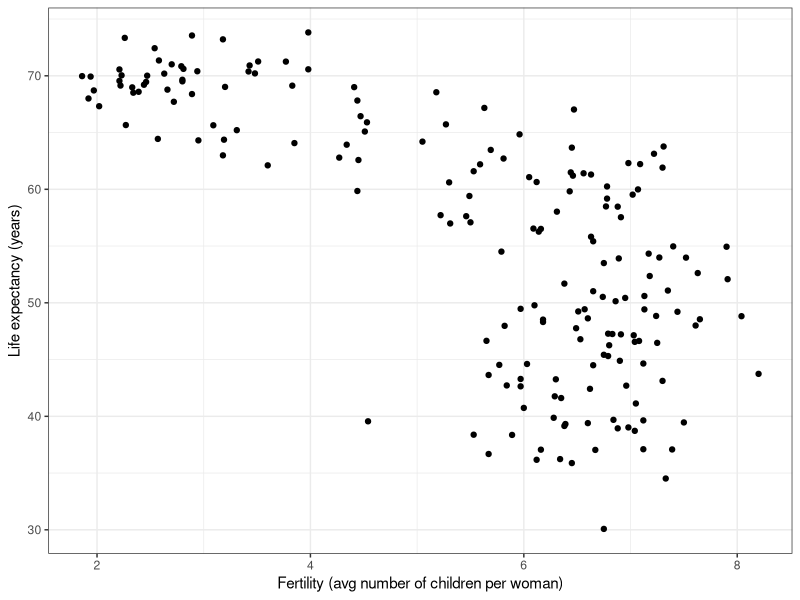
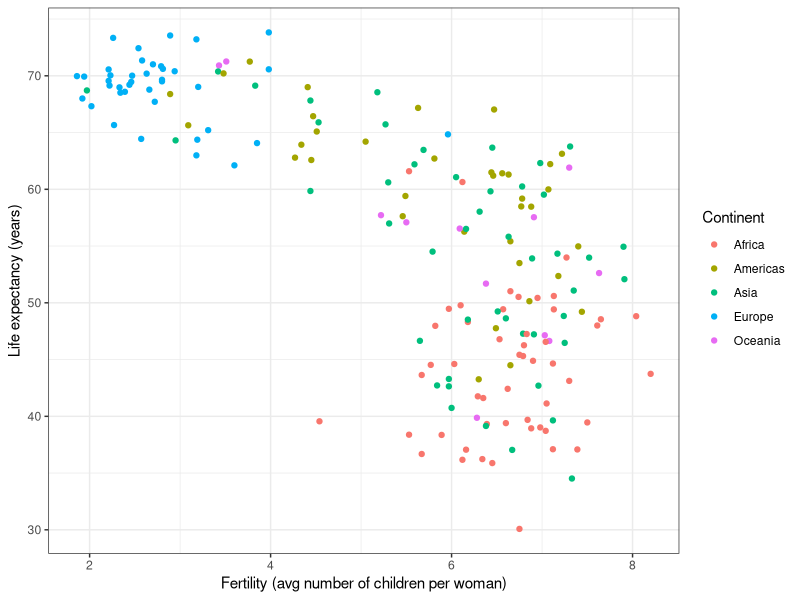
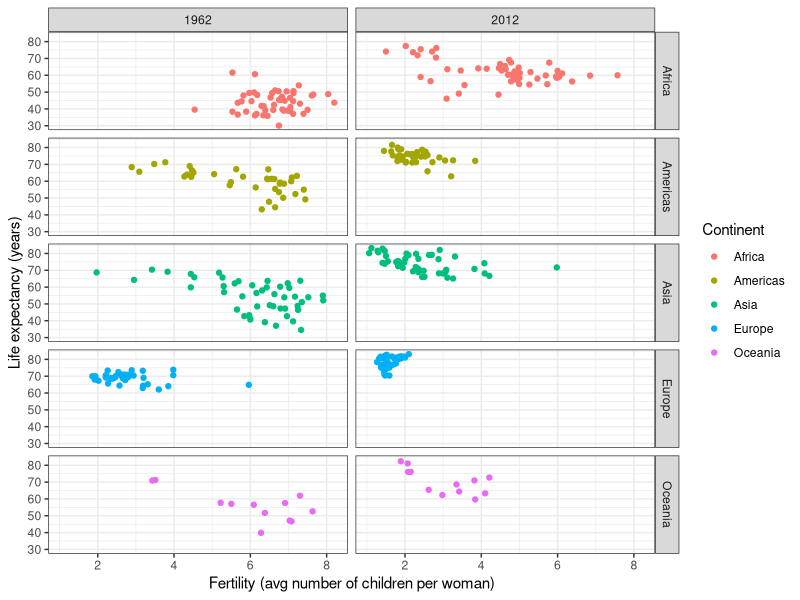
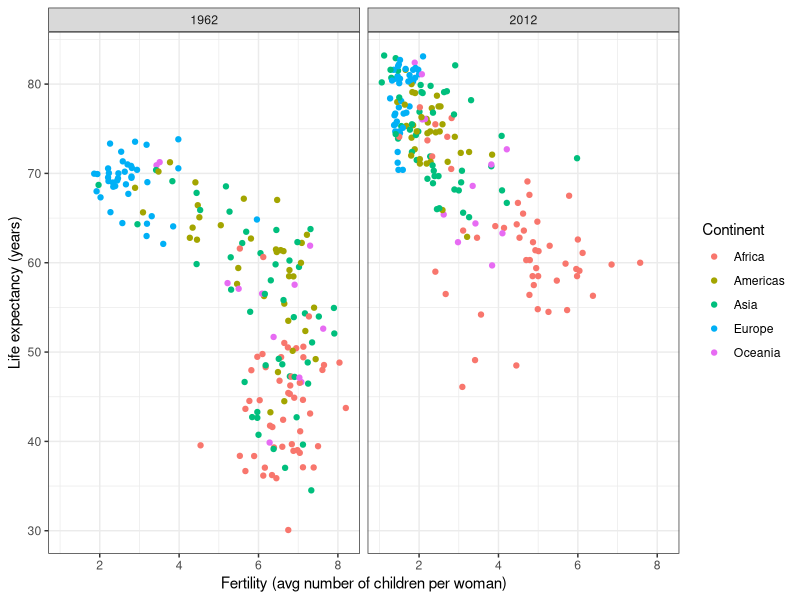
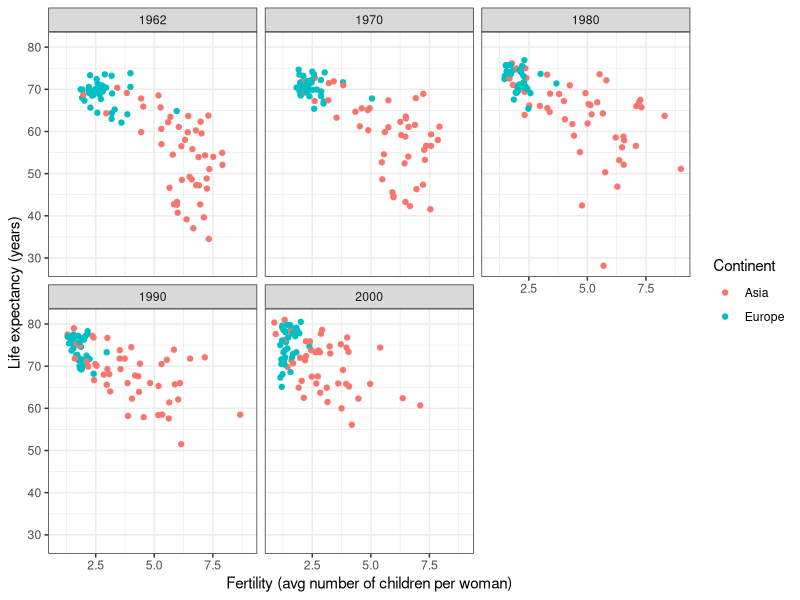
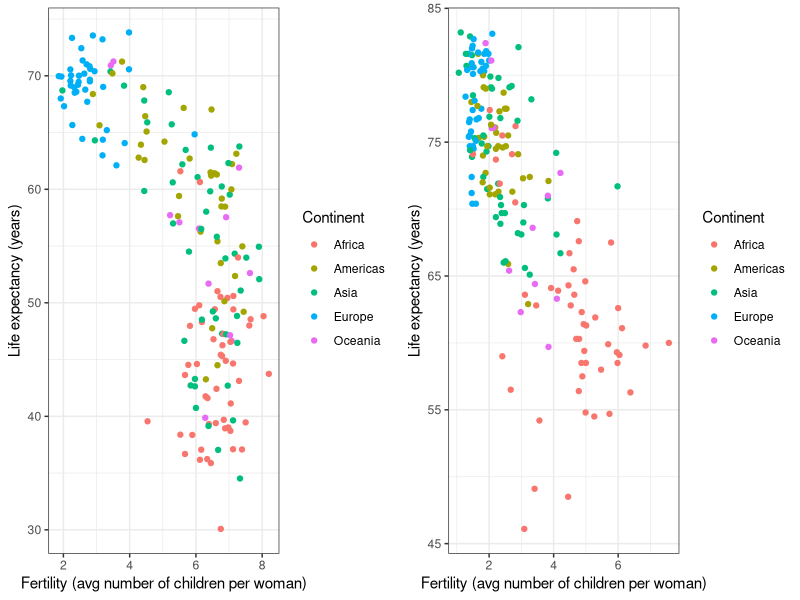
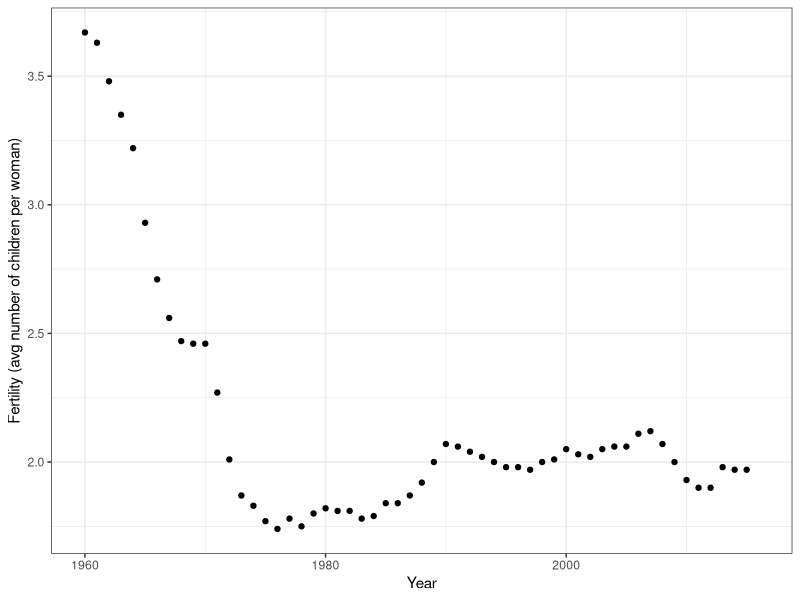
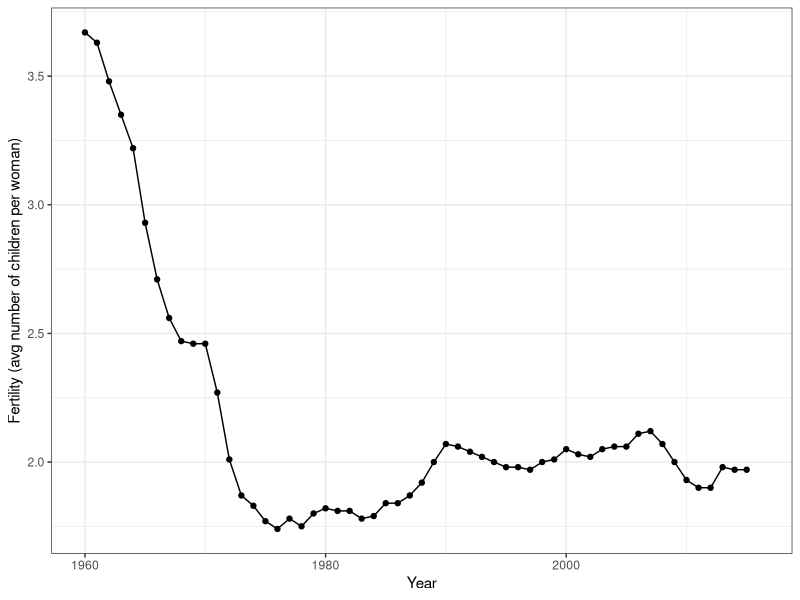

Here is the R script that generated these plots, in order:
## ---- chunk 1
knitr::opts_chunk$set(echo = TRUE)
## ---- chunk 2
library(dslabs)
data(gapminder)
head(gapminder)
## ---- chunk 3
library(tidyverse)
gapminder %>% filter(year == 2015 & country %in% c("Sri Lanka","Turkey")) %>% 
              select(country, infant_mortality)
## ---- chunk 4
comp_table <- tibble(comparison = rep(1:5, each = 2),
              country = c("Sri Lanka", "Turkey", "Poland", "South Korea", "Malaysia", "Russia", "Pakistan","Vietnam","Thailand","South Africa"))

tmp <- gapminder %>% filter(year == 2015) %>% 
                     select(country, infant_mortality) %>% 
                     mutate(country = as.character(country)) ##to match characters to characters
  
tab <- inner_join(comp_table, tmp, by = "country") %>% select(-comparison)
  
bind_cols(slice(tab,seq(1,9,2)), slice(tab,seq(2,10,2))) %>% knitr::kable(col.names = c('Country_1', 'Infant_Mortality_1', 'Country_2', 'Infant_Mortality_2'))
## ---- chunk 5
ds_theme_set()

gapminder %>% filter(year == 1962) %>%
  ggplot(aes(fertility, life_expectancy)) +
  geom_point() +
  ylab("Life expectancy (years)") + 
  xlab("Fertility (avg number of children per woman)")
## ---- chunk 6
filter(gapminder, year == 1962) %>%
  ggplot(aes(fertility, life_expectancy, color = continent)) +
  geom_point() +
  xlab("Fertility (avg number of children per woman)") +
  ylab("Life expectancy (years)") + 
  scale_color_discrete(name = "Continent")
## ---- chunk 7
gapminder %>% filter(year %in% c(1962, 2012)) %>%
  ggplot(aes(fertility, life_expectancy, color = continent)) +
  geom_point() +
  facet_grid(continent~year) +
  xlab("Fertility (avg number of children per woman)") +
  ylab("Life expectancy (years)") + 
  scale_color_discrete(name = "Continent")
## ---- chunk 8
filter(gapminder, year %in% c(1962, 2012)) %>%
  ggplot(aes(fertility, life_expectancy, color = continent)) +
  geom_point() +
  facet_grid(. ~ year) +
  xlab("Fertility (avg number of children per woman)") +
  ylab("Life expectancy (years)") + 
  scale_color_discrete(name = "Continent")
## ---- chunk 9
years <- c(1962, 1970, 1980, 1990, 2000)
continents <- c("Europe", "Asia")
gapminder %>% 
  filter(year %in% years & continent %in% continents) %>%
  ggplot(aes(fertility, life_expectancy, color = continent)) +
  geom_point() +
  facet_wrap(. ~ year)  +
  xlab("Fertility (avg number of children per woman)") +
  ylab("Life expectancy (years)") + 
  scale_color_discrete(name = "Continent")
## ---- chunk 10
library(gridExtra)
p1 <- filter(gapminder, year == 1962) %>%
  ggplot(aes(fertility, life_expectancy, col = continent)) +
  geom_point()  +
  xlab("Fertility (avg number of children per woman)") +
  ylab("Life expectancy (years)") + 
  scale_color_discrete(name = "Continent")

p2 <- filter(gapminder, year == 2012) %>%
  ggplot(aes(fertility, life_expectancy, col = continent)) +
  geom_point()  +
  xlab("Fertility (avg number of children per woman)") +
  ylab("Life expectancy (years)") + 
  scale_color_discrete(name = "Continent")

grid.arrange(p1, p2, ncol = 2)
## ---- chunk 11
gapminder %>% filter(country == "United States") %>% 
  ggplot(aes(year, fertility)) +
  geom_point() +
  xlab("Year") +
  ylab("Fertility (avg number of children per woman)")
## ---- chunk 12
gapminder %>% filter(country == "United States") %>% 
  ggplot(aes(year, fertility)) +
  geom_line() +
  geom_point() +
  xlab("Year") +
  ylab("Fertility (avg number of children per woman)")
## ---- chunk 13
countries <- c("South Korea", "Germany")
gapminder %>% filter(country %in% countries) %>% 
  ggplot(aes(year,fertility)) +
  geom_line() +
  xlab("Year") +
  ylab("Fertility (avg number of children per woman)")
## ---- chunk 14
countries <- c("South Korea", "Germany")
gapminder %>% filter(country %in% countries) %>% 
  ggplot(aes(year, fertility, group = country)) +
  geom_line() +
  xlab("Year") +
  ylab("Fertility (avg number of children per woman)")
## ---- chunk 15
countries <- c("South Korea", "Germany")
gapminder %>% filter(country %in% countries) %>% 
  ggplot(aes(year, fertility, color = country)) +
  geom_line() +
  xlab("Year") +
  ylab("Fertility (avg number of children per woman)") + 
  scale_color_discrete(name = "Country")
## ---- chunk 16
labels <- data.frame(country = countries, x = c(1975, 1965), y = c(5, 2.75))

gapminder %>% filter(country %in% countries) %>% 
  ggplot(aes(year, fertility, color = country)) +
  geom_line() +
  geom_text(data = labels, aes(x, y, label = country), size = 5) +
  theme(legend.position = "none") +
  xlab("Year") +
  ylab("Fertility (avg number of children per woman)")
## ---- chunk 17
gapminder <- gapminder %>% 
  mutate(dollars_per_day = gdp/population/365)
## ---- chunk 18
past_year <- 1970
gapminder %>% 
  filter(year == past_year & !is.na(gdp)) %>%
  ggplot(aes(dollars_per_day)) + 
  geom_histogram(binwidth = 1, color = "black", fill = "blue") +
  xlab("Dollars per day") +
  ylab("Number of countries")
## ---- chunk 19
gapminder %>% 
  filter(year == past_year & !is.na(gdp)) %>%
  ggplot(aes(log2(dollars_per_day))) + 
  geom_histogram(binwidth = 1, color = "black") +
  xlab("Dollars per day (log2 scale)") +
  ylab("Number of countries")
## ---- chunk 20
gapminder %>% filter(year == past_year) %>%
  ggplot(aes(log10(population))) +
  geom_histogram(binwidth = 0.5, color = "black") +
  xlab("Population (log10 scale)") +
  ylab("Number of countries")
## ---- chunk 21
gapminder %>% 
  filter(year == past_year & !is.na(gdp)) %>%
  ggplot(aes(dollars_per_day)) + 
  geom_histogram(binwidth = 1, color = "black") +
  scale_x_continuous(trans = "log2") +
  xlab("Dollars per day") +
  ylab("Number of countries")
## ---- chunk 22
levels(gapminder$region)
length(levels(gapminder$region))
## ---- chunk 23
p <- gapminder %>% 
  filter(year == past_year & !is.na(gdp)) %>%
  ggplot(aes(region, dollars_per_day))  +
  xlab("Region") +
  ylab("Dollars per day")
p + geom_boxplot() 
## ---- chunk 24
p + geom_boxplot() +
  theme(axis.text.x = element_text(angle = 90, hjust = 1))  +
  xlab("") +
  ylab("Dollars per day")
## ---- chunk 25
fac <- factor(c("Asia", "Asia", "West", "West", "West"))
levels(fac)

value <- c(10, 11, 12, 6, 4)
fac <- reorder(fac, value, FUN = mean)
levels(fac)
## ---- chunk 26
p <- gapminder %>% 
  filter(year == past_year & !is.na(gdp)) %>%
  mutate(region = reorder(region, dollars_per_day, FUN = median)) %>%
  ggplot(aes(region, dollars_per_day, fill = continent)) +
  geom_boxplot() +
  theme(axis.text.x = element_text(angle = 90, hjust = 1)) +
  xlab("") +
  ylab("Dollars per day") +
  labs(fill = "Continent")
p
## ---- chunk 27
p + scale_y_continuous(trans = "log2")
## ---- chunk 28
p + scale_y_continuous(trans = "log2") + 
  geom_point() +
  xlab("") +
  ylab("Dollars per day") +
  labs(fill = "Continent")
## ---- chunk 29
west <- c("Western Europe","Northern Europe","Southern Europe",
          "Northern America","Australia and New Zealand")
## ---- chunk 30
gapminder %>% 
  filter(year == past_year & !is.na(gdp)) %>%
  mutate(group = ifelse(region %in% west, "West", "Developing")) %>%
  ggplot(aes(dollars_per_day)) +
  geom_histogram(binwidth = 1, color = "black") +
  scale_x_continuous(trans = "log2") + 
  facet_grid(. ~ group)  +
  xlab("Number of countries") +
  ylab("Dollars per day")
## ---- chunk 31
past_year <- 1970
present_year <- 2010
gapminder %>% 
  filter(year %in% c(past_year, present_year) & !is.na(gdp)) %>%
  mutate(group = ifelse(region %in% west, "West", "Developing")) %>%
  ggplot(aes(dollars_per_day)) +
  geom_histogram(binwidth = 1, color = "black") +
  scale_x_continuous(trans = "log2") + 
  facet_grid(year ~ group)  +
  xlab("Number of countries") +
  ylab("Dollars per day")
## ---- chunk 32
country_list_1 <- gapminder %>% 
  filter(year == past_year & !is.na(dollars_per_day)) %>% .$country

country_list_2 <- gapminder %>% 
  filter(year == present_year & !is.na(dollars_per_day)) %>% .$country
      
country_list <- intersect(country_list_1, country_list_2)
## ---- chunk 33
gapminder %>% 
  filter(year %in% c(past_year, present_year) & country %in% country_list) %>%
  mutate(group = ifelse(region %in% west, "West", "Developing")) %>%
  ggplot(aes(dollars_per_day)) +
  geom_histogram(binwidth = 1, color = "black") +
  scale_x_continuous(trans = "log2") + 
  facet_grid(year ~ group)  +
  xlab("Number of countries") +
  ylab("Dollars per day")
## ---- chunk 34
p <- gapminder %>% 
  filter(year %in% c(past_year, present_year) & country %in% country_list) %>%
  mutate(region = reorder(region, dollars_per_day, FUN = median)) %>%
  ggplot() +
  theme(axis.text.x = element_text(angle = 90, hjust = 1)) +
  xlab("") +
  ylab("Dollars per day") +
  scale_y_continuous(trans = "log2") +
  labs(fill = "Continent")
## ---- chunk 35
p + geom_boxplot(aes(region, dollars_per_day, fill = continent)) +
  facet_grid(year~.)
## ---- chunk 36
p + geom_boxplot(aes(region, dollars_per_day, fill = factor(year))) +
    labs(fill = "Year")
## ---- chunk 37
gapminder %>% 
  filter(year %in% c(past_year, present_year) & country %in% country_list) %>%
  mutate(year = ifelse(year == past_year, "past", "present")) %>%
  select(country, region, continent, year, dollars_per_day) %>%
  head()
## ---- chunk 38
gapminder %>% 
  filter(year %in% c(past_year, present_year) & country %in% country_list) %>%
  mutate(year = ifelse(year == past_year, "past", "present")) %>%
  select(country, region, continent, year, dollars_per_day) %>%
  spread(year, dollars_per_day) %>%
  head()
## ---- chunk 39
gapminder %>% 
  filter(year %in% c(past_year, present_year) & country %in% country_list) %>%
  mutate(year = ifelse(year == past_year, "past", "present")) %>%
  select(country, region, continent, year, dollars_per_day) %>%
  spread(year, dollars_per_day)  %>%
  mutate(difference = present/past) %>%
  mutate(region = reorder(region, difference, FUN = median)) %>%
  ggplot(aes(region,  difference, fill = factor(continent))) +
  geom_boxplot() + 
  geom_point(show.legend = FALSE) +
  theme(axis.text.x = element_text(angle = 90, hjust = 1)) +
  xlab("") + ylab("Fold Increase Between 1970 and 2010") +
  labs(fill = "Continent") +
  scale_y_continuous(trans = "log2")  
## ---- chunk 40
ylab(paste("Fold Increase Between", past_year, "and", present_year))
## ---- chunk 41
gapminder %>% 
  filter(year %in% c(past_year, present_year) & country %in% country_list) %>%
  ggplot(aes(dollars_per_day)) +
  geom_density(fill = "grey") + 
  scale_x_continuous(trans = "log2") + 
  xlab("Dollars per day") +
  facet_grid(year~.)
## ---- chunk 42
gapminder %>% 
  filter(year == past_year & country %in% country_list) %>%
  mutate(group = ifelse(region %in% west, "West", "Developing")) %>% group_by(group) %>% 
  summarize(n=n()) %>% knitr::kable()
## ---- chunk 43
gapminder %>% 
  filter(year %in% c(past_year, present_year) & country %in% country_list) %>%
  mutate(group = ifelse(region %in% west, "West", "Developing")) %>%
  ggplot(aes(dollars_per_day, fill = group)) +
  scale_x_continuous(trans = "log2") +
  geom_density(alpha = 0.2) + 
  facet_grid(year ~ .) +
  xlab("Dollars per day") +
  labs(fill = "Group")
## ---- chunk 44
p <- gapminder %>% 
  filter(year %in% c(past_year, present_year) & country %in% country_list) %>%
  mutate(group = ifelse(region %in% west, "West", "Developing")) %>%
  ggplot(aes(dollars_per_day, y = ..count.., fill = group)) +
  scale_x_continuous(trans = "log2") +
  xlab("Dollars per day") +
  labs(fill = "Group")

p + geom_density(alpha = 0.2) + facet_grid(year ~ .)
## ---- chunk 45
p + geom_density(alpha = 0.2, bw = 0.75) + facet_grid(year ~ .)
## ---- chunk 46
gapminder <- gapminder %>% 
  mutate(group = case_when(
    region %in% west ~ "West",
    region %in% c("Eastern Asia", "South-Eastern Asia") ~ "East Asia",
    region %in% c("Caribbean", "Central America", "South America") ~ "Latin America",
    continent == "Africa" & region != "Northern Africa" ~ "Sub-Saharan Africa",
    TRUE ~ "Others"))
## ---- chunk 47
gapminder <- gapminder %>% 
  mutate(group = factor(group, levels = c("Others", "Latin America", "East Asia","Sub-Saharan Africa", "West")))
## ---- chunk 48
p <- gapminder %>% 
    filter(year %in% c(past_year, present_year) & country %in% country_list) %>%
  ggplot(aes(dollars_per_day, y = ..count.., fill = group, color = group)) +
  scale_x_continuous(trans = "log2")

p + geom_density(alpha = 0.2, bw = 0.75, size = 2) + facet_grid(year ~ .)
## ---- chunk 49
p + geom_density(alpha = 0.2, bw = 0.75, position = "stack") + facet_grid(year ~ .)
## ---- chunk 50
gapminder %>% 
    filter(year %in% c(past_year, present_year) & country %in% country_list) %>%
  group_by(year) %>%
  mutate(weight = population/sum(population)) %>%
  ungroup() %>%
  ggplot(aes(dollars_per_day, fill = group, weight = weight)) +
  scale_x_continuous(trans = "log2") + 
  geom_density(alpha = 0.2, bw = 0.75, position = "stack") + facet_grid(year ~ .) 
## ---- chunk 51
gapminder <- gapminder %>% 
  mutate(group = case_when(
    region %in% west ~ "The West",
    region %in% "Northern Africa" ~ "Northern Africa",
    region %in% c("Eastern Asia", "South-Eastern Asia") ~ "East Asia",
    region == "Southern Asia"~ "Southern Asia",
    region %in% c("Central America", "South America", "Caribbean") ~ "Latin America",
    continent == "Africa" & region != "Northern Africa" ~ "Sub-Saharan Africa",
    region %in% c("Melanesia", "Micronesia", "Polynesia") ~ "Pacific Islands"))
## ---- chunk 52
surv_income <- gapminder %>% 
  filter(year %in% present_year & !is.na(gdp) & !is.na(infant_mortality) & !is.na(group)) %>%
  group_by(group) %>%
  summarize(income = sum(gdp)/sum(population)/365,
            infant_survival_rate = 1-sum(infant_mortality/1000*population)/sum(population)) 

surv_income %>% arrange(income)
## ---- chunk 53
surv_income %>% ggplot(aes(income, infant_survival_rate, label = group, color = group)) +
  scale_x_continuous(trans = "log2", limit = c(0.25, 150)) +
  scale_y_continuous(trans = "logit", limit = c(0.875, .9981), 
                     breaks = c(.85,.90,.95,.99,.995,.998)) +
  geom_label(size = 3, show.legend = FALSE) +
  xlab("Dollars per day") +
  ylab("Infant survival rate")
## ---- chunk 54
library(ggrepel)
highlight <- c("Sierra Leone", "Mauritius",  "Sudan", "Botswana", "Tunisia",
               "Cambodia","Singapore","Chile", "Haiti", "Bolivia",
               "United States","Sweden", "Angola", "Serbia")

gapminder %>% filter(year %in% present_year & !is.na(gdp) & !is.na(infant_mortality) & !is.na(group) ) %>%
  ggplot(aes(dollars_per_day, 1 - infant_mortality/1000, color = group, label = country)) +
  scale_x_continuous(trans = "log2", limits=c(0.25, 150)) +
  scale_y_continuous(trans = "logit",limit=c(0.875, .9981),
                     breaks=c(.85,.90,.95,.99,.995,.998)) + 
  geom_point(alpha = 0.5, size = 3) +
  geom_text_repel(size = 4, show.legend = FALSE,
    data = filter(gapminder, year %in% present_year & country %in% highlight)) +
  xlab("Dollars per day") +
  ylab("Infant survival rate") +
  labs("Region")
